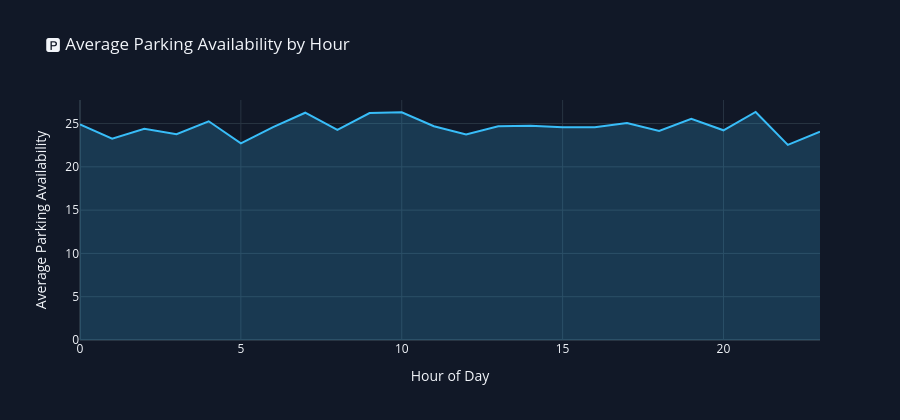

Here is the notebook cell this chart was saved with:
### Code cell
parking_data = (
    df.groupby("hour", as_index=False)
    ["parking_availability"]
    .mean()
    .sort_values("hour")
)

fig = px.area(
    parking_data,
    x="hour",
    y="parking_availability",
    title="🅿️ Average Parking Availability by Hour",
    template="plotly_dark"
)

fig.update_traces(
    line_color="#38bdf8",
    fillcolor="rgba(56,189,248,0.20)"
)

fig.update_layout(
    height=420,
    paper_bgcolor=CARD_BG,
    plot_bgcolor=CARD_BG,
    xaxis_title="Hour of Day",
    yaxis_title="Average Parking Availability"
)

fig.show()

### Figure 1 — Plotly figure (JSON) as saved in the notebook; plotly's stock layout.template omitted (floating-point values rounded to 4 significant figures)
{"data": [{"fillcolor": "rgba(56,189,248,0.20)", "fillpattern": {"shape": ""}, "hovertemplate": "hour=%{x}<br>parking_availability=%{y}<extra></extra>", "legendgroup": "", "line": {"color": "#38bdf8"}, "marker": {"symbol": "circle"}, "mode": "lines", "name": "", "orientation": "v", "showlegend": false, "stackgroup": "1", "type": "scatter", "x": [0, 1, 2, 3, 4, 5, 6, 7, 8, 9, 10, 11, 12, 13, 14, 15, 16, 17, 18, 19, 20, 21, 22, 23], "xaxis": "x", "y": [24.91, 23.26, 24.41, 23.76, 25.26, 22.71, 24.58, 26.25, 24.27, 26.22, 26.29, 24.69, 23.73, 24.68, 24.75, 24.56, 24.58, 25.07, 24.15, 25.55, 24.22, 26.33, 22.53, 24.06], "yaxis": "y"}], "layout": {"height": 420, "legend": {"tracegroupgap": 0}, "paper_bgcolor": "#111827", "plot_bgcolor": "#111827", "title": {"text": "🅿️ Average Parking Availability by Hour"}, "xaxis": {"anchor": "y", "domain": [0, 1], "title": {"text": "Hour of Day"}}, "yaxis": {"anchor": "x", "domain": [0, 1], "title": {"text": "Average Parking Availability"}}}}
